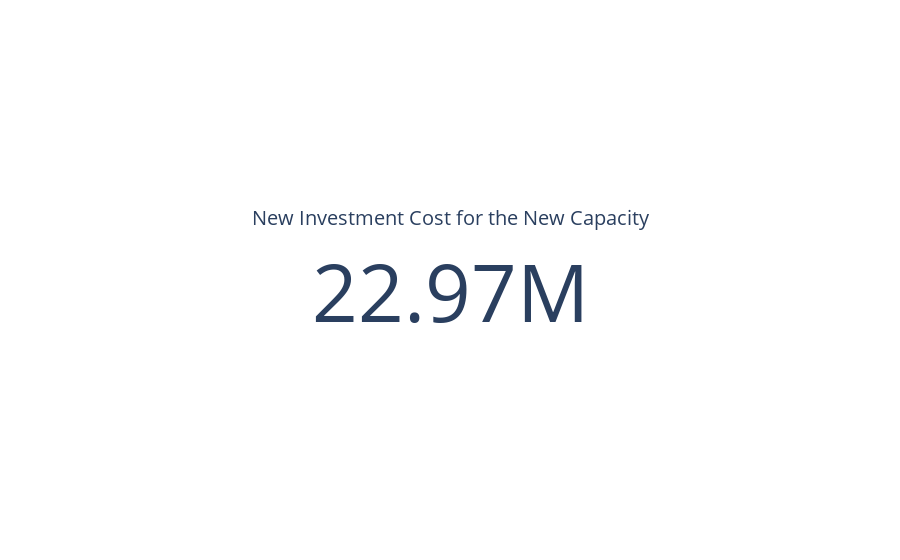

The cell this chart's notebook holds for it:
### Code cell
invest_fig = go.Figure()
invest_fig.add_trace(go.Indicator(mode="number", value=C2, title={"text": "New Investment Cost for the New Capacity"}))
invest_fig.update_layout(height=200)
invest_fig.show()

### Figure 1 — Plotly figure (JSON) as saved in the notebook; plotly's stock layout.template omitted (floating-point values rounded to 4 significant figures)
{"data": [{"mode": "number", "title": {"text": "New Investment Cost for the New Capacity"}, "type": "indicator", "value": 22970000.0}], "layout": {"autosize": true}}
